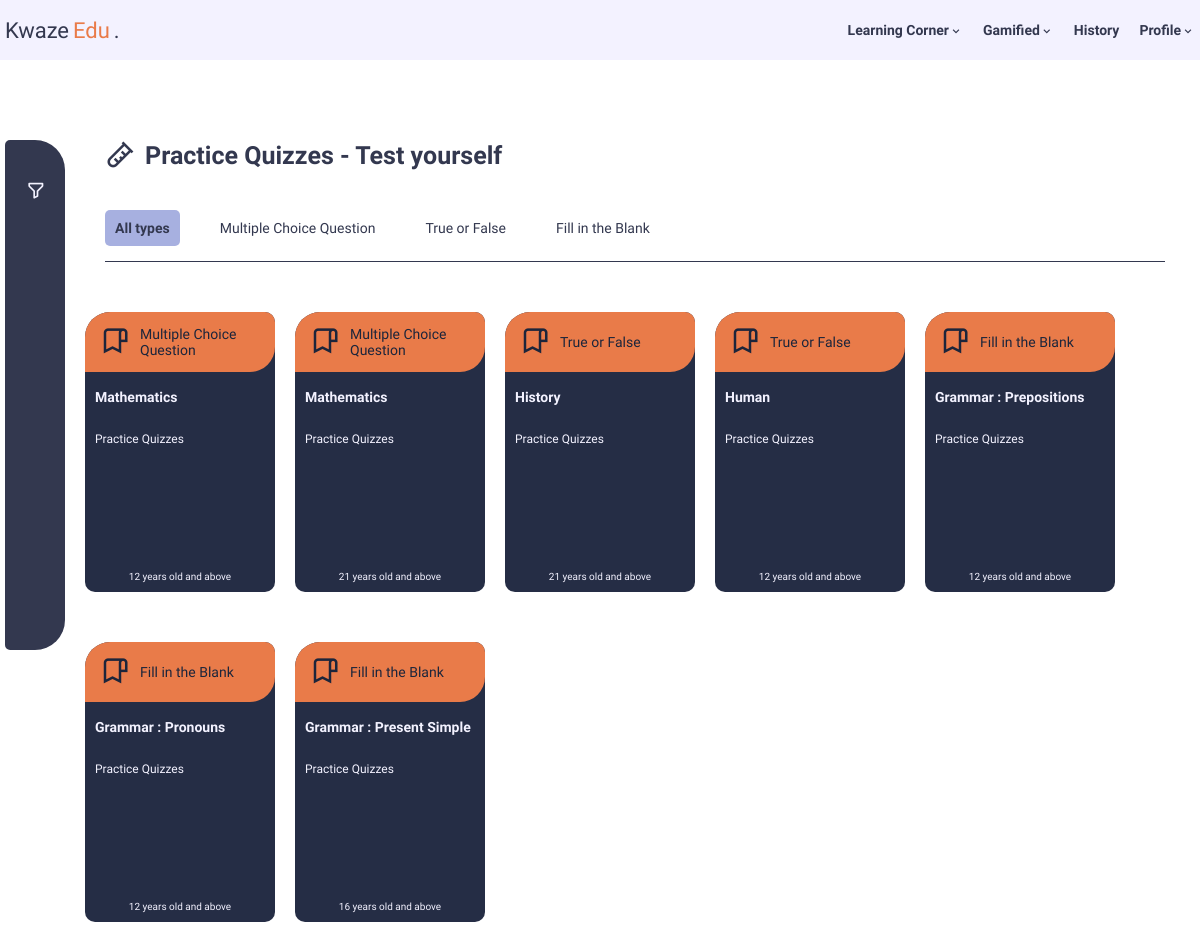
/php/c_quiz_view.php (signed in), run on the app's committed database.
### tables this page shows
CREATE TABLE `quiz` (
  `quiz_id` int(100) NOT NULL,
  `title` varchar(50) NOT NULL,
  `category` varchar(50) NOT NULL,
  `level` varchar(50) NOT NULL,
  `type` varchar(10) NOT NULL,
  `date_created` timestamp(6) NOT NULL DEFAULT current_timestamp(6),
  `last_updated` timestamp(6) NOT NULL DEFAULT current_timestamp(6),
  `admin_id` int(11) NOT NULL
);

### php/c_quiz_view.php (the view, shortened to what this page needs)
<?php
if (isset($_SESSION["user_id"]) != null && $_SESSION["role"] == "user") { ?>
<!DOCTYPE html>
<html lang="en">
<head>
    <link href="https://unpkg.com/boxicons@2.1.4/css/boxicons.min.css" rel="stylesheet" />
    <link rel="stylesheet" href="../css/c_view.css" />
</head>
<body>
    <?php include 'nav_User.php'; ?>
    <div class="sidebar-filter">
        <div class="container flex-row">
            <div class="content-container">
                <div class="sidebar">
                    <i class="bx bx-filter-alt"></i>
                </div>
                <div class="main-content">
                    <div class="explore-title">
                        <span>
                            <i class="bx bx-test-tube"></i>Practice Quizzes - Test yourself
                        </span>
                    </div>
                    <div class="filter">
                        <ul class="filter-list">
                            <li data-type="all">
                                <button class="filter-item active" data-type="all">
                                    All types
                                </button>
                            </li>
                            <li data-type="Multiple Choice Question">
                                <button class="filter-item" data-type="Multiple Choice Question">Multiple Choice Question</button>
                            </li>
                            <li data-type="True or False">
                                <button class="filter-item" data-type="True or False">True or False</button>
                            </li>
                            <li data-type="Fill in the Blank">
                                <button class="filter-item" data-type="Fill in the Blank">Fill in the Blank</button>
                            </li>
                        </ul>
                    </div>
                    <div class="result-yes">
                        <div class="result-list">
                        <?php
                        include "db_conn.php";
                        $query = "SELECT * FROM `quiz` WHERE `type` = 'prac'";
                        $results = mysqli_query($connection, $query);
                        if (mysqli_num_rows($results) > 0) {
                            while ($row = mysqli_fetch_assoc($results)) {
                                $timestamp_date = $row['date_created'];
                                $date_created = date('d/m/Y', strtotime($timestamp_date));
                                $timestamp_updated = $row['last_updated'];
                                $last_updated = date('d/m/Y', strtotime($timestamp_updated));
                                ?>
                            <div class="result-card" data-id="<?php echo htmlspecialchars($row['quiz_id']); ?>"
                                data-title="<?php echo htmlspecialchars($row['title']); ?>"
                                data-category="<?php echo htmlspecialchars($row['category']); ?>"
                                data-level="<?php echo htmlspecialchars($row['level']); ?>"
                                data-date="<?php echo htmlspecialchars($date_created); ?>"
                                data-update="<?php echo htmlspecialchars($last_updated); ?>">
                                <div class="card-banner">
                                    <span><i class='bx bx-bookmark-alt'></i></span>
                                    <span class="card-type"><?php echo htmlspecialchars($row['category']); ?></span>
                                </div>
                                <div class="card-content">
                                    <div class="card-title">
                                        <?php echo htmlspecialchars($row['title']); ?>
                                    </div>
                                    <div class="card-category">
                                        Practice Quizzes
                                    </div>
                                    <div class="card-level">
                                        <?php echo htmlspecialchars($row['level']); ?>
                                    </div>
                                </div>
                            </div>
                            <?php
                            }
                        }
                        ?>
                        </div>
                    </div>
                </div>
            </div>
        </div>
    </div>
</body>
</html>
<?php
} else if (isset($_SESSION["user_id"]) && ($_SESSION["role"] == "admin")){
    header ('Location: ../php/a_Dashboard.php');
    exit();
} else {
    header ('Location: ../php/login.php');
    exit();
}
?>

### css/c_view.css (style rules this page uses)
* { margin: 0; padding: 0; box-sizing: border-box; font-family: "Chivo", sans-serif; }
.container { width: 1190px; margin: 0 auto; }
.flex-row { display: flex; flex-direction: row; }
.content-container { position: relative; display: flex; }
.sidebar { position: sticky; top: 80px; margin-top: 80px; width: 60px; height: 510px; background-color: #33384f; border-radius: 5px 30px 30px 5px; padding: 20px; transition: all 0.3s ease; float: left; z-index: 10; }
.sidebar i { margin-top: 20px; font-size: 20px; color: #f3f2ff; transition: all 0.3s ease; }
.main-content { margin-top: 10px; margin-left: 20px; width: 95%; overflow: hidden; }
.explore-title { padding: 20px; margin-top: 50px; }
.explore-title span { font-size: 25px; color: #33384f; font-weight: bold; display: flex; align-items: center; }
.explore-title span i { margin-right: 10px; font-size: 30px; color: #33384f; }
.filter { margin-top: 20px; margin-left: 20px; }
.filter .filter-list { margin-right: 20px; list-style: none; display: flex; flex-direction: row; padding-bottom: 15px; border-bottom: 1.5px solid #33384f; }
.filter .filter-list .filter-item { margin-right: 10px; font-size: 14px; color: #33384f; cursor: pointer; margin-right: 30px; padding: 10px; border-radius: 5px; border: none; background-color: transparent; }
.filter .filter-list li .filter-item.active { background-color: #a7b0e0; font-weight: bold; }
.result-yes { display: flex; justify-content: flex-start; margin-top: 50px; flex-wrap: wrap; position: relative; }
.result-list { display: flex; width: 1100px; flex-wrap: wrap; gap: 20px; }
.result-card { width: 190px; height: 280px; background-color: #252d45; margin-bottom: 30px; border-radius: 25px 10px 10px 10px; transition: all 0.3s ease; cursor: pointer; }
.card-banner { width: 100%; height: 60px; border-radius: 25px 10px 25px 0; background-color: #e97b49; display: flex; justify-content: start; align-items: center; }
.card-banner i { margin-left: 15px; margin-right: 10px; font-size: 30px; color: #1c253b; }
.card-type { font-size: 14px; color: #1c253b; font-weight: 500; width: 120px; }
.card-content { margin: 10px; height: 200px; position: relative; }
.card-title { margin-top: 15px; font-size: 14px; color: #f3f2ff; font-weight: bold; line-height: 20px; overflow: hidden; text-overflow: ellipsis; display: -webkit-box; -webkit-box-orient: vertical; -webkit-line-clamp: 3; }
.card-category { margin-top: 25px; font-size: 12px; color: #f3f2ff; }
.card-level { width: 100%; margin-top: 10px; font-size: 10px; color: #f3f2ff; position: absolute; bottom: 5px; text-align: center; }

### php/nav_User.php (style rules this page uses)
* { margin: 0; padding: 0; box-sizing: border-box; font-family: "Chivo", sans-serif; }
html { scroll-behavior: smooth; }
.container { width: 1190px; margin: 0 auto; }

### data on the page
quiz: category "Multiple Choice Question", title "Mathematics", level "12 years old and above"
quiz: category "Multiple Choice Question", title "Mathematics", level "21 years old and above"
quiz: category "True or False", title "History", level "21 years old and above"
quiz: category "True or False", title "Human", level "12 years old and above"
quiz: category "Fill in the Blank", title "Grammar : Prepositions", level "12 years old and above"
quiz: category "Fill in the Blank", title "Grammar : Pronouns", level "12 years old and above"
quiz: category "Fill in the Blank", title "Grammar : Present Simple", level "16 years old and above"
